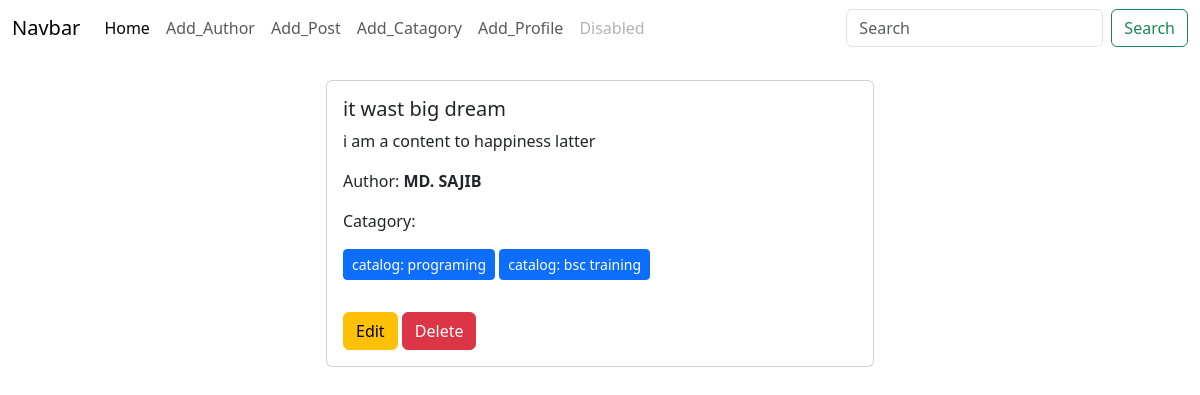
The app's page /, older data.
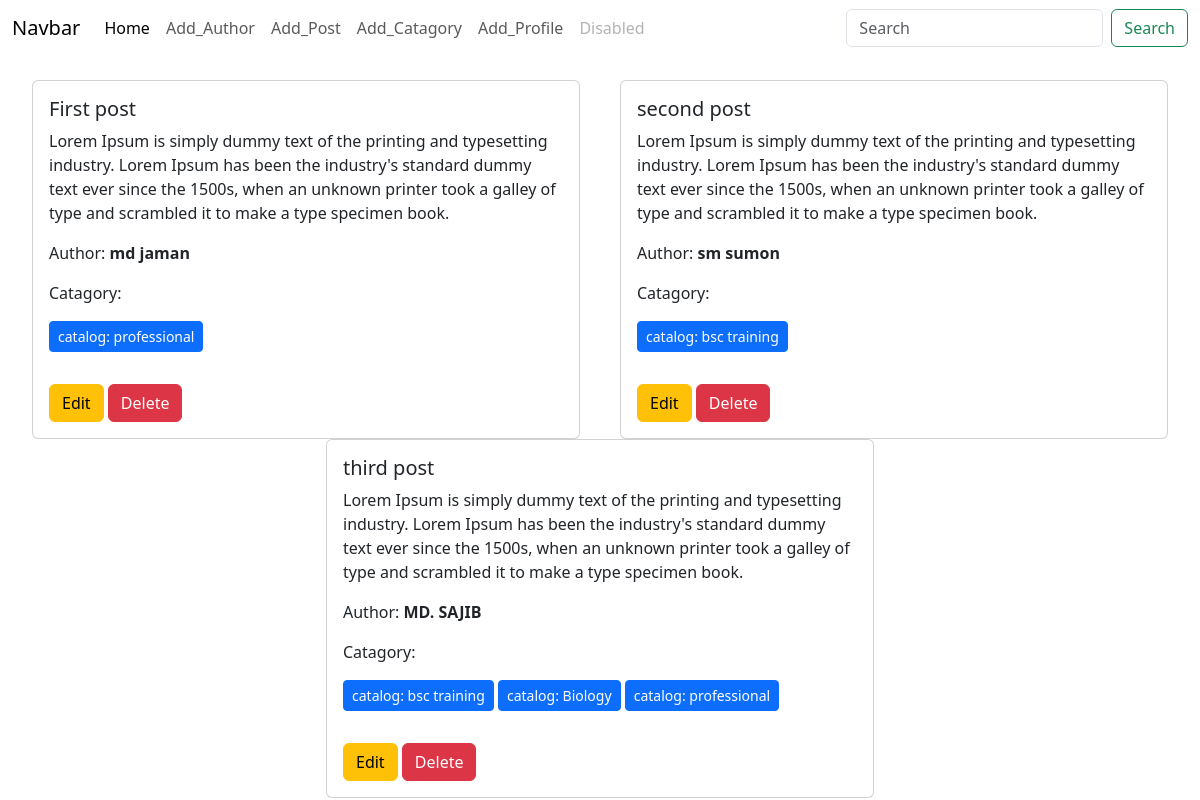
The same page, newer data.
### posts/models.py (models this page shows, shortened)
class post(models.Model):
    title = models.CharField(max_length=25)
    content = models.TextField()
    catagori = models.ManyToManyField(catagori)
    author = models.ForeignKey(author,on_delete=models.CASCADE)

### authors/models.py (models this page shows, shortened)
class author(models.Model):
    name = models.CharField(max_length=15)
    bio = models.TextField()
    number = models.CharField(max_length=11 ,validators=[MinLengthValidator(11)])

### catagories/models.py (models this page shows)
class catagori(models.Model):
    name = models.CharField(max_length=15)
    def __str__(self):
        return f"catalog: {self.name}"

### blog_project/views.py (the view)
# urls.py: path('', homepage,name='home_page'),
def homepage(request):
    data = post.objects.all()
    for i in data:
        print(i.title)
        for j in i.catagori.all():
            print(j)
    return render(request,'home.html',{'data':data})

### templates/home.html
{% extends "base.html" %}
{% block content %}
<div class="row d-flex flex-wrap justify-content-center px-4 pt-4">
    {% for post in data %}
    <div class="col-sm-3 col-md-6">
        <div class="card mx-2">
          <div class="card-body">
            <h5 class="card-title">{{post.title}}</h5>
            <p class="card-text"> {{post.content}}</p>
            <p class="card-text"> Author: <b>{{post.author.name}}</b></p>
            <p class="card-text"> Catagory:
                <p  >{% for cat in post.catagori.all %}
                    <p class=" btn btn-primary btn-sm " disabled >  {{cat}} <b></b></p>
                    {% endfor %}
                </p>
            </p>
         <a href="{% url 'edit_page' post.id %} " class="btn btn-warning">Edit</a>
         <a href=" {% url 'delete_page' post.id %}" class="btn btn-danger">Delete</a>
          </div>
        </div>
      </div>
    {% endfor %}
  </div>
{% endblock content %}

### templates/base.html (shortened to what this page needs)
<!doctype html>
<html lang="en">
  <head>
    {% load crispy_forms_tags %}
    <link href="https://cdn.jsdelivr.net/npm/bootstrap@5.3.3/dist/css/bootstrap.min.css" rel="stylesheet">
  </head>
  <body>
    <nav class="navbar navbar-expand-lg bg-body-dark">
        <div class="container-fluid">
          <a class="navbar-brand" href="#">Navbar</a>
          <div class="collapse navbar-collapse" id="navbarSupportedContent">
            <ul class="navbar-nav me-auto mb-2 mb-lg-0">
              <li class="nav-item">
                <a class="nav-link active" aria-current="page" href="{% url 'home_page'%}">Home</a>
              </li>
              <li class="nav-item">
                <a class="nav-link" href="{% url 'author_page'%}">Add_Author</a>
              </li>
              <li class="nav-item">
                <a class="nav-link" href="{% url 'post_page'%}">Add_Post</a>
              </li>
              <li class="nav-item">
                <a class="nav-link" href="{% url 'catagori_page'%}">Add_Catagory</a>
              </li>
              <li class="nav-item">
                <a class="nav-link" href="{% url 'profile_page'%}">Add_Profile</a>
              </li>
              <li class="nav-item">
                <a class="nav-link disabled" aria-disabled="true">Disabled</a>
              </li>
            </ul>
            <form class="d-flex" role="search">
              <input class="form-control me-2" type="search" placeholder="Search" aria-label="Search">
              <button class="btn btn-outline-success" type="submit">Search</button>
            </form>
          </div>
        </div>
      </nav>
      {% block content %}{% endblock  %}
  </body>
</html>

Row changes from the older to the newer data that the page shows:
removed post: title "it wast big dream", content "i am a content to happiness latter", author.name "MD. SAJIB", catagori (name "catalog: bsc training")
no longer on this page (row unchanged): catagori: name "catalog: programing", shown under "it wast big dream"
added post: title "First post", content "Lorem Ipsum is simply dummy text of the printing and typesetting industry. Lorem Ipsum has been the industry's standard dummy text ever since the 1500s, when an unknown printer took a galley of type and scrambled it to make a type specimen book.", author.name "md jaman"
added catagori: name "catalog: professional"
added post: title "second post", content "Lorem Ipsum is simply dummy text of the printing and typesetting industry. Lorem Ipsum has been the industry's standard dummy text ever since the 1500s, when an unknown printer took a galley of type and scrambled it to make a type specimen book.", author.name "sm sumon", catagori (name "catalog: bsc training")
added post: title "third post", content "Lorem Ipsum is simply dummy text of the printing and typesetting industry. Lorem Ipsum has been the industry's standard dummy text ever since the 1500s, when an unknown printer took a galley of type and scrambled it to make a type specimen book.", author.name "MD. SAJIB", catagori (name "catalog: bsc training")
now on this page (row unchanged): catagori: name "catalog: Biology", shown under "third post"
